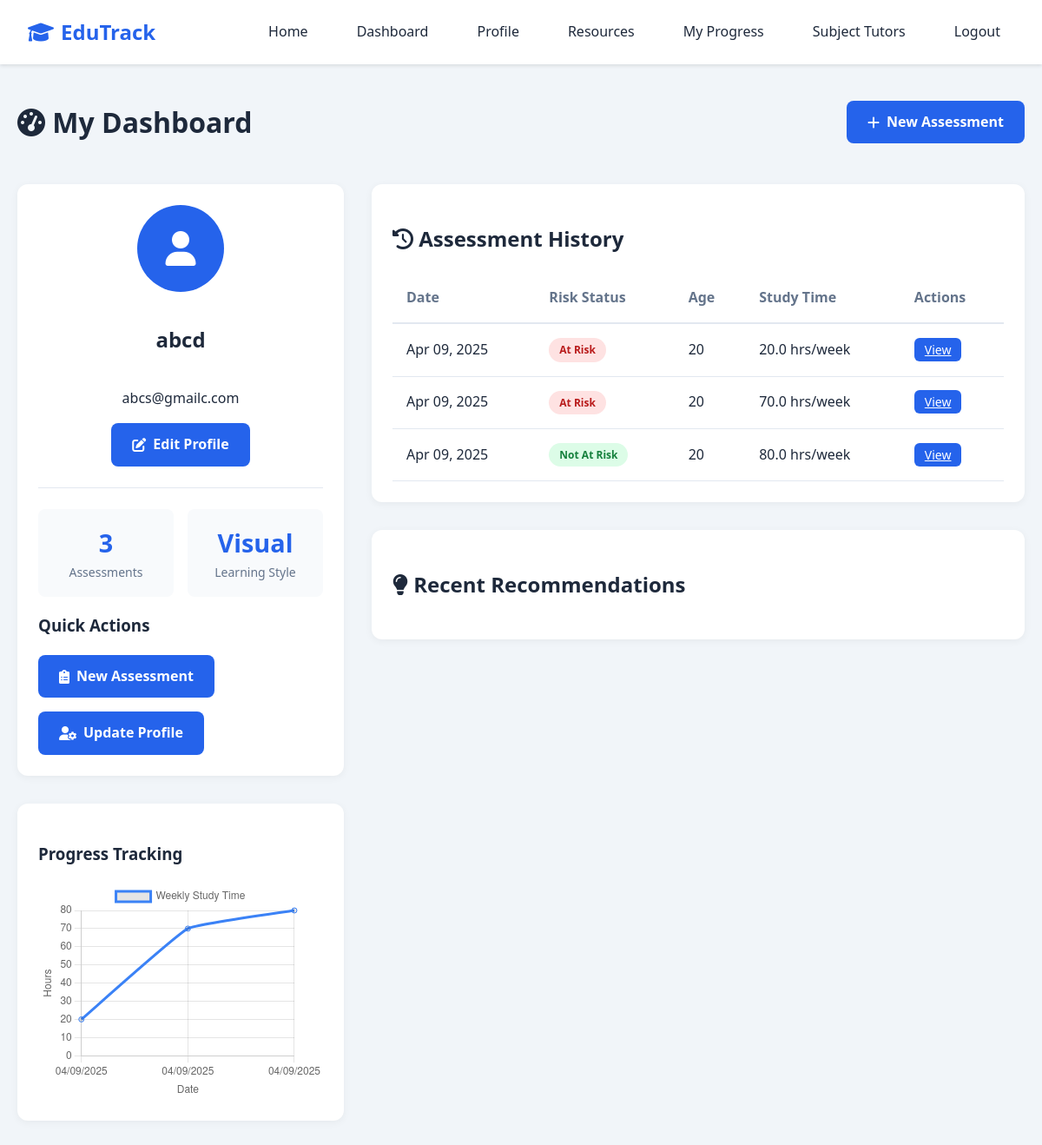
The page /dashboard/ (signed in) on the database its author committed.
### predictor/models.py (models this page shows, shortened)
class UserProfile(models.Model):
    user = models.OneToOneField(User, on_delete=models.CASCADE)
    learning_style = models.CharField(max_length=20, choices=[
        ('visual', 'Visual'),
        ('auditory', 'Auditory'),
        ('kinesthetic', 'Hands-on')
    ], default='visual')
    academic_goals = models.TextField(blank=True)
    wakeup_time = models.TimeField(default='07:00')
    bedtime = models.TimeField(default='22:00')
    strengths = models.CharField(max_length=100, blank=True)
    weaknesses = models.CharField(max_length=100, blank=True)

class StudentAssessment(models.Model):
    RISK_CHOICES = [('At Risk', 'At Risk'), ('Not At Risk', 'Not At Risk')]
    user = models.ForeignKey(User, on_delete=models.CASCADE, null=True, blank=True)
    timestamp = models.DateTimeField(auto_now_add=True)
    risk_status = models.CharField(max_length=20, choices=RISK_CHOICES)
    age = models.PositiveSmallIntegerField()
    study_time = models.FloatField()
    absences = models.PositiveIntegerField()
    recommendations = models.JSONField()
    data = models.JSONField()  # Stores all input data
    study_plan = models.TextField(blank=True)
    learning_style = models.CharField(max_length=100, null=True, blank=True)
    wakeup_time = models.TimeField(null=True, blank=True)
    bedtime = models.TimeField(null=True, blank=True)

### predictor/views.py (the view)
# urls.py: path('dashboard/', views.dashboard, name='dashboard'),
@login_required
def dashboard(request):
    assessments = StudentAssessment.objects.filter(user=request.user).order_by('-timestamp')
    return render(request, 'dashboard.html', {
        'assessments': assessments
    })

### predictor/templates/dashboard.html (shortened to what this page needs)
{% extends 'base.html' %}
{% load app_filters %}
{% block content %}
<div class="dashboard-heading">
    <h1><i class="fas fa-tachometer-alt"></i> My Dashboard</h1>
    <a href="{% url 'home' %}" class="btn btn-primary">
        <i class="fas fa-plus"></i> New Assessment
    </a>
</div>
<div class="dashboard-container">
    <div class="sidebar">
        <div class="dashboard-card">
            <div class="profile-summary">
                <div class="profile-avatar">
                    <i class="fas fa-user"></i>
                </div>
                <h2>{{ user.username }}</h2>
                <p>{{ user.email }}</p>
                <a href="{% url 'profile' %}" class="btn btn-primary">
                    <i class="fas fa-edit"></i> Edit Profile
                </a>
            </div>
            <div class="stats-grid">
                <div class="stat-item">
                    <div class="stat-number">{{ assessments|length }}</div>
                    <div class="stat-label">Assessments</div>
                </div>
                <div class="stat-item">
                    <div class="stat-number">
                        {% if user.userprofile.learning_style %}
                            {{ user.userprofile.learning_style|title }}
                        {% else %}
                            -
                        {% endif %}
                    </div>
                    <div class="stat-label">Learning Style</div>
                </div>
            </div>
            <h3>Quick Actions</h3>
            <div class="quick-actions">
                <a href="{% url 'home' %}" class="btn btn-primary">
                    <i class="fas fa-clipboard-list"></i> New Assessment
                </a>
                <a href="{% url 'profile' %}" class="btn btn-primary">
                    <i class="fas fa-user-cog"></i> Update Profile
                </a>
            </div>
        </div>
        <div class="dashboard-card">
            <h3>Progress Tracking</h3>
            <div class="chart-container">
                <canvas id="progressChart"></canvas>
            </div>
        </div>
    </div>
    <div class="main-content">
        <div class="dashboard-card">
            <h2><i class="fas fa-history"></i> Assessment History</h2>
            {% if assessments %}
                <table class="assessment-table">
                    <thead>
                        <tr>
                            <th>Date</th>
                            <th>Risk Status</th>
                            <th>Age</th>
                            <th>Study Time</th>
                            <th>Actions</th>
                        </tr>
                    </thead>
                    <tbody>
                        {% for assessment in assessments %}
                        <tr>
                            <td>{{ assessment.timestamp|date:"M d, Y" }}</td>
                            <td>
                                <span class="status-badge {% if assessment.risk_status == 'At Risk' %}status-at-risk{% else %}status-on-track{% endif %}">
                                    {{ assessment.risk_status }}
                                </span>
                            </td>
                            <td>{{ assessment.age }}</td>
                            <td>{{ assessment.study_time }} hrs/week</td>
                            <td>
                                <a href="#" class="action-btn btn-primary">View</a>
                            </td>
                        </tr>
                        {% endfor %}
                    </tbody>
                </table>
            {% endif %}
        </div>
        <div class="dashboard-card">
            <h2><i class="fas fa-lightbulb"></i> Recent Recommendations</h2>
        </div>
    </div>
</div>
{% endblock %}
{% block scripts %}
<script>
    // Progress chart
    const ctx = document.getElementById('progressChart').getContext('2d');
    // Sample data - in a real app, you'd pass real data from your view
    const assessmentData = [
    {% for assessment in assessments %}
        {
            date: "{{ assessment.timestamp|date:'m/d/Y' }}",
            studyTime: {{ assessment.study_time|default:0 }},
            absences: {{ assessment.absences|default:0 }},
            risk: "{{ assessment.risk_status }}" === "At Risk" ? 1 : 0
        }{% if not forloop.last %},{% endif %}
    {% endfor %}
];
    if (assessmentData.length > 0) {
        // Extract dates and study times for the chart
        const labels = assessmentData.map(item => item.date);
        const studyTimeData = assessmentData.map(item => item.studyTime);
        new Chart(ctx, {
            type: 'line',
            data: {
                labels: labels,
                datasets: [{
                    label: 'Weekly Study Time',
                    data: studyTimeData,
                    fill: false,
                    borderColor: '#3b82f6',
                    tension: 0.1
                }]
            },
            options: {
                responsive: true,
                maintainAspectRatio: false,
                scales: {
                    y: {
                        beginAtZero: true,
                        title: {
                            display: true,
                            text: 'Hours'
                        }
                    },
                    x: {
                        title: {
                            display: true,
                            text: 'Date'
                        }
                    }
                }
            }
        });
    }
</script>
{% endblock %}

### predictor/templates/base.html (style rules this page uses)
:root { --primary: #2563eb; --secondary: #3b82f6; --success: #10b981; --danger: #ef4444; --light: #f8fafc; --dark: #1e293b; }
body { font-family: 'Segoe UI', system-ui, -apple-system, sans-serif; background: #f1f5f9; color: var(--dark); line-height: 1.6; margin: 0; padding: 0; }
.btn { display: inline-flex; align-items: center; gap: 0.5rem; padding: 0.75rem 1.5rem; border: none; border-radius: 8px; font-weight: 600; cursor: pointer; text-decoration: none; transition: all 0.2s ease; }
.btn-primary { background: var(--primary); color: white; }

### predictor/templates/dashboard.html (style rules this page uses)
.dashboard-container { display: grid; grid-template-columns: 1fr 2fr; gap: 2rem; }
.dashboard-card { background: white; border-radius: 12px; box-shadow: 0 2px 10px rgba(0,0,0,0.05); padding: 1.5rem; margin-bottom: 2rem; }
.profile-summary { display: flex; flex-direction: column; align-items: center; text-align: center; padding-bottom: 1.5rem; border-bottom: 1px solid #e2e8f0; margin-bottom: 1.5rem; }
.profile-avatar { width: 100px; height: 100px; border-radius: 50%; background: var(--primary); color: white; display: flex; align-items: center; justify-content: center; font-size: 2.5rem; margin-bottom: 1rem; }
.stats-grid { display: grid; grid-template-columns: repeat(2, 1fr); gap: 1rem; margin-bottom: 1rem; }
.stat-item { background: #f8fafc; border-radius: 8px; padding: 1rem; text-align: center; }
.stat-number { font-size: 1.8rem; font-weight: 700; color: var(--primary); }
.stat-label { font-size: 0.875rem; color: #64748b; }
.dashboard-heading { display: flex; justify-content: space-between; align-items: center; margin-bottom: 1.5rem; }
.assessment-table { width: 100%; border-collapse: collapse; }
.assessment-table th, .assessment-table td { padding: 1rem; text-align: left; border-bottom: 1px solid #e2e8f0; }
.assessment-table th { font-weight: 600; color: #64748b; border-bottom: 2px solid #e2e8f0; }
.status-badge { display: inline-block; padding: 0.25rem 0.75rem; border-radius: 9999px; font-size: 0.75rem; font-weight: 600; }
.status-at-risk { background: #fee2e2; color: #b91c1c; }
.status-on-track { background: #dcfce7; color: #15803d; }
.action-btn { padding: 0.25rem 0.75rem; font-size: 0.875rem; border-radius: 6px; }
.quick-actions { display: flex; gap: 1rem; flex-wrap: wrap; }
.chart-container { height: 250px; }

### rows shown on the page
StudentAssessment: timestamp "Apr 09, 2025", risk_status "At Risk", age "20", study_time "20.0"
StudentAssessment: timestamp "Apr 09, 2025", risk_status "At Risk", age "20", study_time "70.0"
StudentAssessment: timestamp "Apr 09, 2025", risk_status "Not At Risk", age "20", study_time "80.0"

### other values the page prints
{{ user.username }} "abcd"
{{ user.email }} "abcs@gmailc.com"
{{ assessments|length }} "3"
{{ user.userprofile.learning_style|title }} "Visual"
chart data {{ assessment.timestamp|date:'m/d/Y' }} 04/09/2025, 04/09/2025, 04/09/2025
chart data {{ assessment.study_time|default:0 }} 20.0, 70.0, 80.0
